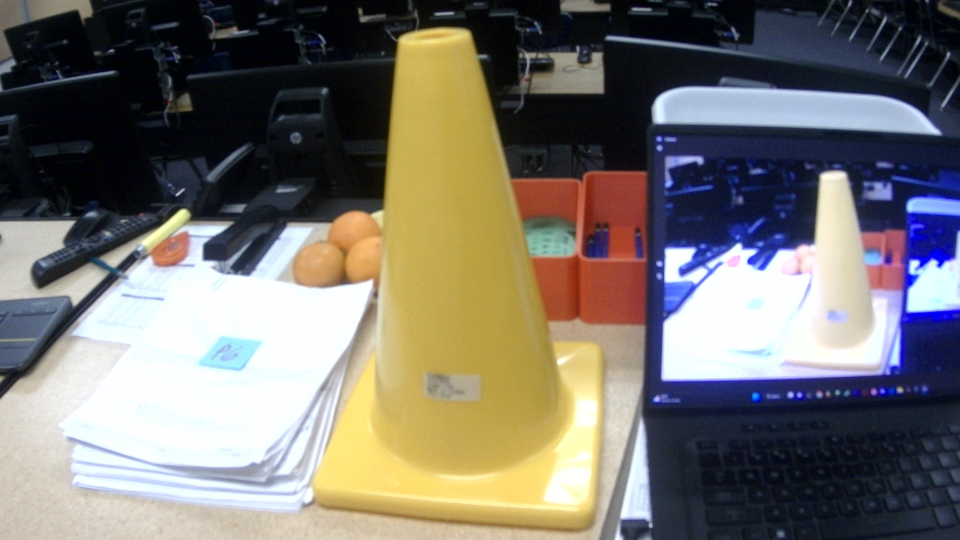
#> input picture old_test_images/test.jpg, 1920 x 1080 px, given in place of the camera (shown at 1/2 size)
$ python limelight_code_test_run_computer.py
#> lines starting #> are read from the running program, lines starting #| are printed output that depends on the picture; after the words box and inside, x2 and y2 are one past the last pixel; in counts of white or black regions, pixels touching at a corner belong together
#> further down, frame is the input picture: shape (1080, 1920, 3); mean B, G, R 109.5, 115.8, 120
'''
LLPython = LimeLight Python array used to relay information to the robot (through limelight) with Network Tables.
LimeLight docs: https://docs.limelightvision.io/en/latest/
'''

import cv2 as cv
from math import atan2, cos, sin, sqrt, pi
import numpy as np

invert_angle = False
previous_angle = None

def runPipeline(image, llrobot):
    global invert_angle
    global previous_angle
    #constants for code
    lower_threshold = np.array([15, 0, 120])   # determined experimentally
    upper_threshold = np.array([31, 255, 255])   # determined experimentally

    #initialize variables in case they return nothing
    max_area_contour = np.array([[]])
    llpython = [0,0,0,0]

    # convert image to HSV
    hsv = cv.cvtColor(image, cv.COLOR_BGR2HSV)
#> hsv: shape (1080, 1920, 3); mean H, S, V 77.7, 101.3, 135.3

    # convert the hsv image to binary image + noise reduction
    thresh = cv.inRange(hsv, lower_threshold, upper_threshold)
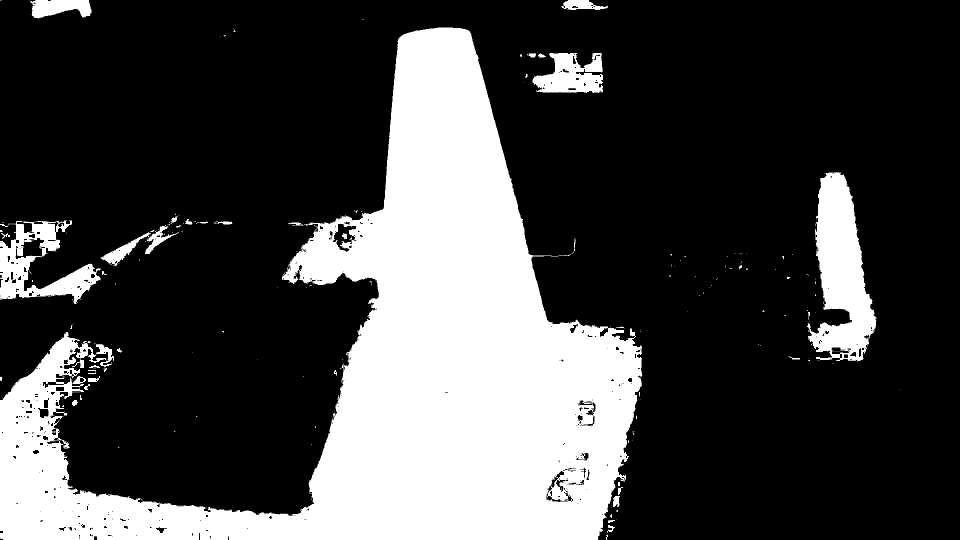
#> thresh: shape (1080, 1920) (shown at 1/2 size); 26.8% white; 238 white regions (193 under 20 px), largest, box (x1, y1, x2, y2) and area: (0, 55, 1285, 1080) 495836, (1614, 344, 1753, 723) 29407, (0, 441, 201, 608) 13651
    noise_reduction = cv.erode(thresh, np.ones((10, 10), np.uint8), iterations = 1)
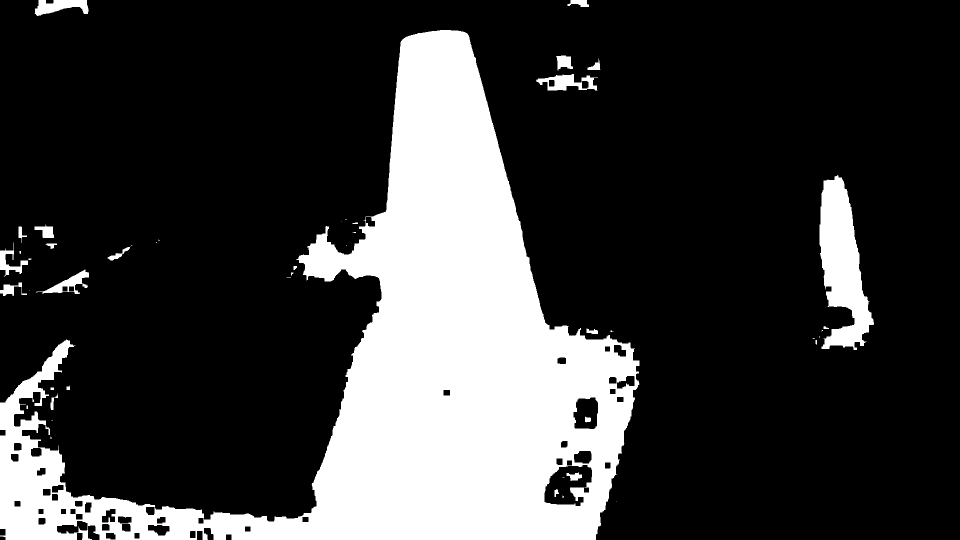
#> noise_reduction: shape (1080, 1920) (shown at 1/2 size); 22.9% white; 48 white regions (21 under 20 px), largest, box (x1, y1, x2, y2) and area: (0, 60, 1279, 1080) 441001, (1639, 350, 1748, 700) 21448, (69, 0, 178, 32) 2122
    noise_reduction = cv.blur(thresh,(15,15))
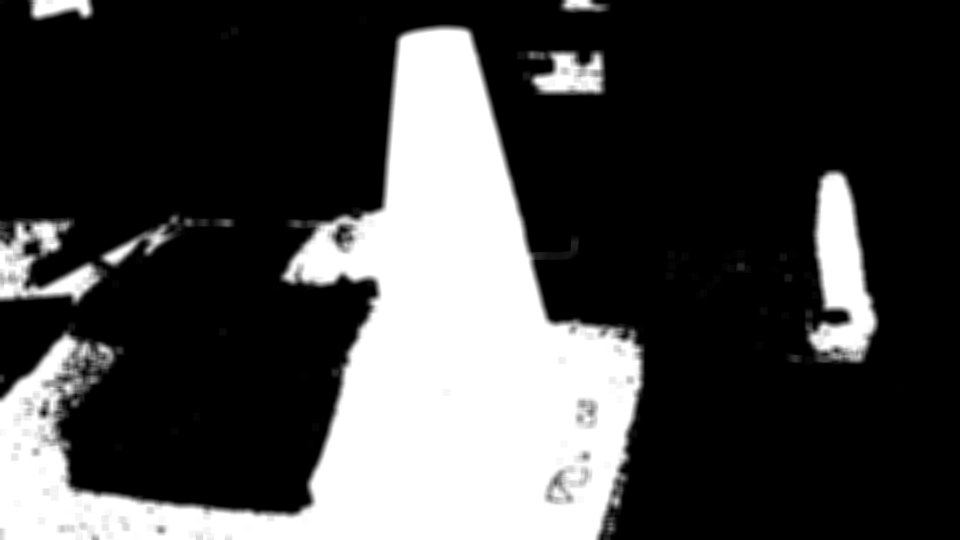
#> noise_reduction: shape (1080, 1920) (shown at 1/2 size); min 0, max 255, mean 68.4
    noise_reduction = cv.inRange(noise_reduction, 169, 255)
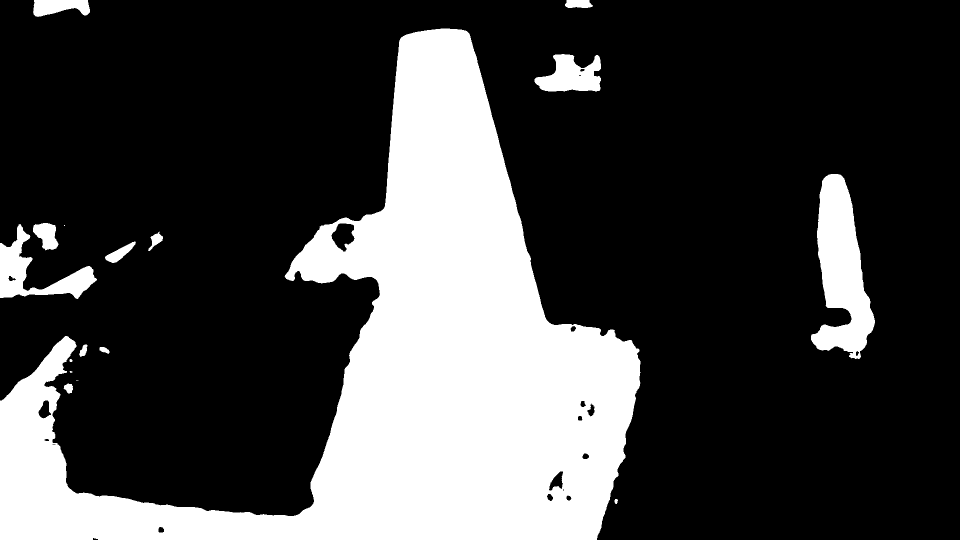
#> noise_reduction: shape (1080, 1920) (shown at 1/2 size); 25.8% white; 17 white regions (3 under 20 px)

    # Find all the contours in the thresholded image
    contours, _ = cv.findContours(noise_reduction, cv.RETR_LIST, cv.CHAIN_APPROX_NONE)
#> contours = 35 contours, 6 with area under 20; largest, box (x1, y1, x2, y2) and area: (0, 57, 1281, 1080) 486293, (1622, 348, 1750, 718) 26216, (0, 448, 194, 598) 9417, (1069, 108, 1202, 183) 6382, (66, 0, 180, 34) 2680

    if not len(contours) == 0:
        max_area_contour = contours[0]
#> max_area_contour = contour of 37 points, box (x1, y1, x2, y2) (316, 1053, 329, 1066), area 122
        for c in contours:
            area = cv.contourArea(c)
            # Ignore contours that are too small or too large
            if area < 1000 or 300000 < area:
                continue

            if area > cv.contourArea(max_area_contour):
                max_area_contour = c
#> this loop made 35 passes
#> area on passes 1, 2, 3, 4, 6, 7, 9, 10, 11, 12, 13, 14: 121.5, 41, 85.5, 133.5, 629, 130, 40.5, 82.5, 235, 110, 596, 235.5
#> after the loop, max_area_contour = contour of 950 points, box (x1, y1, x2, y2) (1622, 348, 1750, 718), area 26216

        print("max contour area", cv.contourArea(max_area_contour))
#| max contour area 26216.0
        M = cv.moments(max_area_contour)
#> M = moments, m00 26216, centre m10/m00, m01/m00 = (1682.8, 539.8)
        '''
        OpenCV moments/contours docs: https://docs.opencv.org/3.4/dd/d49/tutorial_py_contour_features.html
        Wikipedia Image Moment info page: https://en.wikipedia.org/wiki/Image_moment
        '''
        # find the centroid of the image with calculations of image moments
        if not M['m00'] == 0 and len(max_area_contour) > 5: #First validate the moment
            cX = int(M["m10"] / M["m00"]) #Then calculate X of centroid
#> cX = 1682
            cY = int(M["m01"] / M["m00"]) #Y of centroid
#> cY = 539
            llpython[1] = cX
            llpython[2] = cY
            llpython[3] = M['m00'] # area

            # draw the contour and center of the shape on the image
            cv.circle(image, (cX, cY), 7, (0, 0, 0), -1)
#> image: shape (1080, 1920, 3); 0.01% of pixels changed, all inside (x1, y1, x2, y2) = (1675, 532, 1690, 547)

            leftmost = tuple(max_area_contour[max_area_contour[:,:,0].argmin()][0])
#> leftmost = (1622, 671)
            rightmost = tuple(max_area_contour[max_area_contour[:,:,0].argmax()][0])
#> rightmost = (1749, 646)
            topmost = tuple(max_area_contour[max_area_contour[:,:,1].argmin()][0])
#> topmost = (1660, 348)
            bottommost = tuple(max_area_contour[max_area_contour[:,:,1].argmax()][0])
#> bottommost = (1710, 717)

            cv.circle(image, leftmost, 5, (0, 0, 0), 2)
#> image: shape (1080, 1920, 3); mean B, G, R 109.5, 115.8, 120
            cv.circle(image, rightmost, 5, (0, 0, 0), 2)
#> image: shape (1080, 1920, 3); mean B, G, R 109.5, 115.7, 120
            cv.circle(image, topmost, 5, (0, 0, 0), 2)
#> image: shape (1080, 1920, 3); mean B, G, R 109.5, 115.7, 120
            cv.circle(image, bottommost, 5, (0, 0, 0), 2)
#> image: shape (1080, 1920, 3); mean B, G, R 109.5, 115.7, 120

            (x,y),(MA,ma),angle = cv.fitEllipse(max_area_contour)
#> x = 1681; y = 549.3; MA = 109.9; ma = 371.9; angle = 176.6

            count = 0
            if leftmost[1] > cY:
                count += 1
            if rightmost[1] > cY:
                count += 1
            if topmost[1] > cY:
                count += 1
            if bottommost[1] > cY:
                count += 1

            if previous_angle is not None:
                if angle - previous_angle > 90: # jumping from 0 to 180 degrees
                    if count > 2: # cone tip pointing down
                        invert_angle = True
                    else: # cone tip pointing ups
                        invert_angle = False
                elif angle - previous_angle < -90: # jumping from 180 to 0 degrees
                    if count > 2: # cone tip pointing down
                        invert_angle = False
                    else: # cone tip pointing up
                        invert_angle = True

            previous_angle = angle
#> previous_angle = 176.6

            if invert_angle:
                angle += 180

            image = cv.putText(image, str(round(angle)), (50,50), cv.FONT_HERSHEY_SIMPLEX, 1, (255,255,255), 2, cv.LINE_AA)
#> image: shape (1080, 1920, 3); mean B, G, R 109.5, 115.8, 120
            llpython[0] = angle

    return max_area_contour,image,llpython

cap = cv.VideoCapture(cv.CAP_DSHOW)
while True:
    _, frame = cap.read()
    if frame is None:
        print("Error reading frame")
        exit(1)

    mac, img, _ = runPipeline(frame, None)
#> mac has the same summary as max_area_contour in runPipeline

    cv.imshow("i", img)

    if cv.waitKey(1) & 0xFF == ord("q"):
#> (key q is pressed here)
        break
